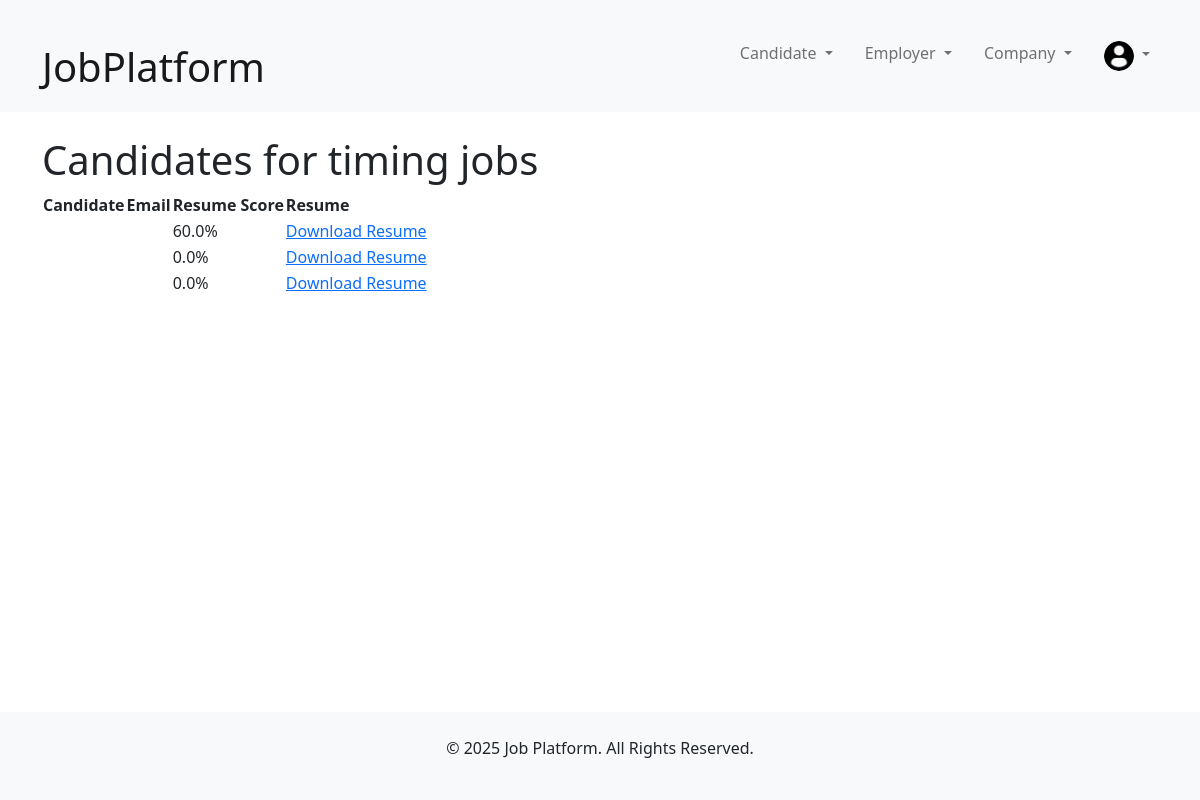
The page /job/3/candidates/ (signed in) on the database its author committed.
### jobs/models.py (models this page shows, shortened)
class Job(models.Model):
    id = models.AutoField(primary_key=True)
    title = models.CharField(max_length=200)
    description = models.TextField()
    keywords = models.CharField(max_length=200)
    company_name = models.CharField(max_length=200)
    posted_at = models.DateTimeField(auto_now_add=True)
    candidates = models.ManyToManyField(Candidate, through='JobApplication', related_name='applied_jobs')

class JobApplication(models.Model):
    candidate = models.ForeignKey(Candidate, on_delete=models.CASCADE)
    resume = models.FileField(upload_to='resumes/', null=True, blank=True)
    job = models.ForeignKey(Job, on_delete=models.CASCADE)
    score = models.FloatField(default=0.0)  # Resume score
    applied_at = models.DateTimeField(auto_now_add=True)

### jobs/views.py (the view)
# urls.py: path('job/<int:job_id>/candidates/', views.view_candidates, name='view_candidates'),
@login_required
def view_candidates(request, job_id):
    cache_key = f"candidates_for_job_{job_id}"
    applications = cache.get(cache_key)
    if not applications:
        applications = JobApplication.objects.filter(job_id=job_id).order_by('-score')
        cache.set(cache_key, applications, 600)
    job = get_object_or_404(Job, id=job_id)
    return render(request, 'jobs/candidates_list.html', {'job': job, 'applications': applications})

### templates/jobs/candidates_list.html (shortened to what this page needs)
{% extends 'base.html' %}
{% block content %}
<h1>Candidates for {{ job.title }}</h1>
<table>
    <thead>
        <tr>
            <th>Candidate</th>
            <th>Email</th>
            <th>Resume Score</th>
            <th>Resume</th>
        </tr>
    </thead>
    <tbody>
        {% for application in applications %}
        <tr>
            <td>{{ application.candidate.username }}</td>
            <td>{{ application.candidate.email }}</td>
            <td>{{ application.score }}%</td>
            <td><a href="{{ application.candidate.resume.url }}">Download Resume</a></td>
        </tr>
        {% endfor %}
    </tbody>
</table>
{% endblock %}

### static/css/styles.css (style rules this page uses)
html, body { height: 100%; }

### rows shown on the page
Job: title "timing jobs"
JobApplication: score "60.0"
JobApplication: score "0.0"
JobApplication: score "0.0"
